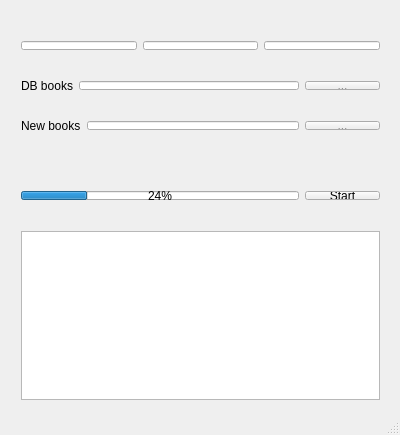
<?xml version="1.0" encoding="UTF-8"?>
<ui version="4.0">
 <class>MainWindow</class>
 <widget class="QMainWindow" name="MainWindow">
  <property name="geometry">
   <rect>
    <x>0</x>
    <y>0</y>
    <width>400</width>
    <height>435</height>
   </rect>
  </property>
  <property name="sizePolicy">
   <sizepolicy hsizetype="Minimum" vsizetype="Minimum">
    <horstretch>0</horstretch>
    <verstretch>0</verstretch>
   </sizepolicy>
  </property>
  <property name="minimumSize">
   <size>
    <width>400</width>
    <height>435</height>
   </size>
  </property>
  <property name="maximumSize">
   <size>
    <width>16777215</width>
    <height>16777215</height>
   </size>
  </property>
  <property name="windowTitle">
   <string>Add Books</string>
  </property>
  <widget class="QWidget" name="centralWidget">
   <widget class="QWidget" name="horizontalLayoutWidget">
    <property name="geometry">
     <rect>
      <x>10</x>
      <y>10</y>
      <width>381</width>
      <height>16</height>
     </rect>
    </property>
    <layout class="QHBoxLayout" name="horizontalLayout">
     <item>
      <widget class="QLabel" name="label_2">
       <property name="text">
        <string>Database</string>
       </property>
       <property name="buddy">
        <cstring>editDatabase</cstring>
       </property>
      </widget>
     </item>
     <item>
      <widget class="QLabel" name="label">
       <property name="text">
        <string>Username</string>
       </property>
       <property name="buddy">
        <cstring>editUsername</cstring>
       </property>
      </widget>
     </item>
     <item>
      <widget class="QLabel" name="label_3">
       <property name="text">
        <string>Password</string>
       </property>
       <property name="buddy">
        <cstring>editPassword</cstring>
       </property>
      </widget>
     </item>
    </layout>
   </widget>
   <widget class="QWidget" name="horizontalLayoutWidget_2">
    <property name="geometry">
     <rect>
      <x>10</x>
      <y>30</y>
      <width>381</width>
      <height>31</height>
     </rect>
    </property>
    <layout class="QHBoxLayout" name="horizontalLayout_2">
     <item>
      <widget class="QLineEdit" name="editDatabase"/>
     </item>
     <item>
      <widget class="QLineEdit" name="editUsername"/>
     </item>
     <item>
      <widget class="QLineEdit" name="editPassword"/>
     </item>
    </layout>
   </widget>
   <widget class="QWidget" name="horizontalLayoutWidget_3">
    <property name="geometry">
     <rect>
      <x>10</x>
      <y>70</y>
      <width>381</width>
      <height>31</height>
     </rect>
    </property>
    <layout class="QHBoxLayout" name="horizontalLayout_3">
     <item>
      <widget class="QLabel" name="label_4">
       <property name="text">
        <string>DB books</string>
       </property>
       <property name="buddy">
        <cstring>editDBDir</cstring>
       </property>
      </widget>
     </item>
     <item>
      <widget class="QLineEdit" name="editDBDir"/>
     </item>
     <item>
      <widget class="QPushButton" name="buttonDBDir">
       <property name="sizePolicy">
        <sizepolicy hsizetype="Minimum" vsizetype="Fixed">
         <horstretch>0</horstretch>
         <verstretch>0</verstretch>
        </sizepolicy>
       </property>
       <property name="maximumSize">
        <size>
         <width>75</width>
         <height>23</height>
        </size>
       </property>
       <property name="text">
        <string>...</string>
       </property>
      </widget>
     </item>
    </layout>
   </widget>
   <widget class="QWidget" name="horizontalLayoutWidget_4">
    <property name="geometry">
     <rect>
      <x>10</x>
      <y>110</y>
      <width>381</width>
      <height>31</height>
     </rect>
    </property>
    <layout class="QHBoxLayout" name="horizontalLayout_4">
     <item>
      <widget class="QLabel" name="label_5">
       <property name="text">
        <string>New books</string>
       </property>
       <property name="buddy">
        <cstring>editNewDir</cstring>
       </property>
      </widget>
     </item>
     <item>
      <widget class="QLineEdit" name="editNewDir"/>
     </item>
     <item>
      <widget class="QPushButton" name="buttonNewDir">
       <property name="maximumSize">
        <size>
         <width>75</width>
         <height>23</height>
        </size>
       </property>
       <property name="text">
        <string>...</string>
       </property>
      </widget>
     </item>
    </layout>
   </widget>
   <widget class="QWidget" name="horizontalLayoutWidget_5">
    <property name="geometry">
     <rect>
      <x>10</x>
      <y>150</y>
      <width>381</width>
      <height>21</height>
     </rect>
    </property>
    <layout class="QHBoxLayout" name="horizontalLayout_5">
     <item>
      <widget class="QCheckBox" name="checkDuplicates">
       <property name="text">
        <string>Do not add duplicates</string>
       </property>
      </widget>
     </item>
     <item>
      <widget class="QCheckBox" name="checkCompress">
       <property name="text">
        <string>Compress books</string>
       </property>
      </widget>
     </item>
    </layout>
   </widget>
   <widget class="QWidget" name="horizontalLayoutWidget_6">
    <property name="geometry">
     <rect>
      <x>10</x>
      <y>180</y>
      <width>381</width>
      <height>31</height>
     </rect>
    </property>
    <layout class="QHBoxLayout" name="horizontalLayout_6">
     <item>
      <widget class="QProgressBar" name="progressBar">
       <property name="value">
        <number>24</number>
       </property>
      </widget>
     </item>
     <item>
      <widget class="QPushButton" name="buttonStart">
       <property name="maximumSize">
        <size>
         <width>75</width>
         <height>23</height>
        </size>
       </property>
       <property name="text">
        <string>Start</string>
       </property>
      </widget>
     </item>
    </layout>
   </widget>
   <widget class="QWidget" name="verticalLayoutWidget">
    <property name="geometry">
     <rect>
      <x>10</x>
      <y>220</y>
      <width>381</width>
      <height>191</height>
     </rect>
    </property>
    <layout class="QVBoxLayout" name="verticalLayout">
     <item>
      <widget class="QPlainTextEdit" name="editLog">
       <property name="tabChangesFocus">
        <bool>false</bool>
       </property>
       <property name="readOnly">
        <bool>true</bool>
       </property>
      </widget>
     </item>
    </layout>
   </widget>
  </widget>
  <widget class="QStatusBar" name="statusBar"/>
 </widget>
 <layoutdefault spacing="6" margin="11"/>
 <tabstops>
  <tabstop>editDatabase</tabstop>
  <tabstop>editUsername</tabstop>
  <tabstop>editPassword</tabstop>
  <tabstop>editDBDir</tabstop>
  <tabstop>buttonDBDir</tabstop>
  <tabstop>editNewDir</tabstop>
  <tabstop>buttonNewDir</tabstop>
  <tabstop>checkDuplicates</tabstop>
  <tabstop>checkCompress</tabstop>
  <tabstop>buttonStart</tabstop>
  <tabstop>editLog</tabstop>
 </tabstops>
 <resources/>
 <connections/>
</ui>
